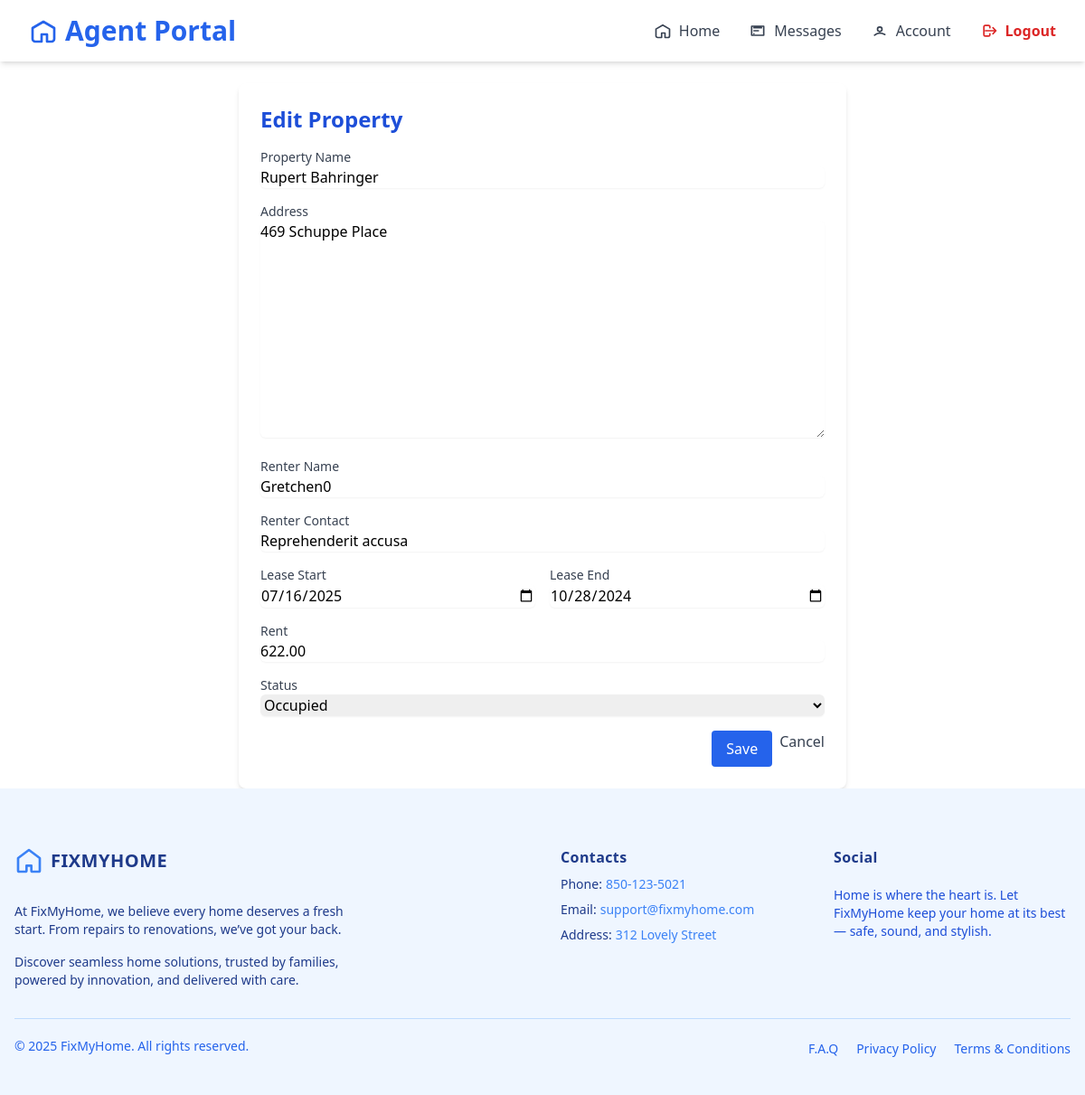
The page /agent/property/3/edit/ on the database as committed earlier.
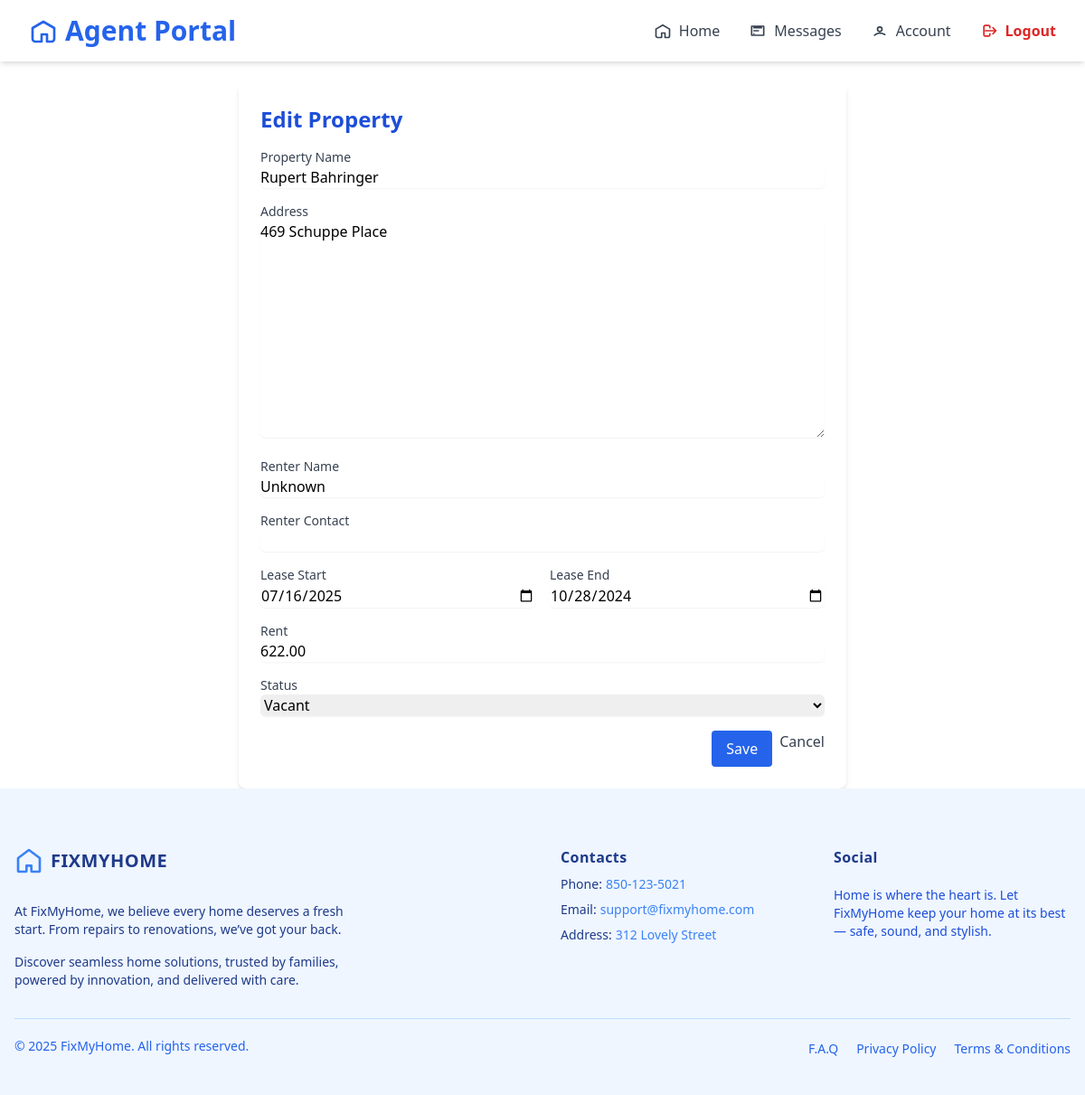
The same page on the database as committed later.
### agent/models/propertyAgent.py (models this page shows, shortened)
class Property(models.Model):
    renter = models.ForeignKey(Renter, on_delete=models.SET_NULL, related_name='rent_property', null=True, blank=True)
    agent = models.ForeignKey(AgentRegister, on_delete=models.CASCADE, null=False, related_name='own_properties')
    name = models.CharField(max_length=100, blank=True, null=True)
    floor_count = models.PositiveIntegerField(blank=True, null=True)
    state = models.CharField(max_length=100, blank=True, null=True)
    city = models.CharField(max_length=100, blank=True, null=True)
    address = models.TextField(blank=True, null=True)
    renter_name = models.CharField(max_length=100, blank=True, null=True)
    renter_contact = models.CharField(max_length=20, blank=True, null=True)
    rent = models.DecimalField(max_digits=10, decimal_places=2, blank=True, null=True)
    postal_code = models.CharField(max_length=20, blank=True, null=True)
    created_at = models.DateTimeField(auto_now_add=True, blank=True, null=True)
    updated_at = models.DateTimeField(auto_now=True, blank=True, null=True)
    property_photo = models.ImageField(upload_to='property_photos/', blank=True, null=True)
    condition_report = models.ImageField(upload_to='condition_reports/', blank=True, null=True)
    lease_start = models.DateField()
    lease_end = models.DateField()
    STATUS_CHOICES = [
        ('occupied', 'Occupied'),
        ('vacant', 'Vacant'),
    ]
    status = models.CharField(max_length=10, choices=STATUS_CHOICES, default='vacant')

### agent/views.py (the view)
# urls.py: path('property/<int:pk>/edit/', views.PropertyUpdateView.as_view(), name='property_edit'),
class PropertyUpdateView(UpdateView):
    model = Property
    form_class = AgentCreatePropertyForm
    template_name = 'components/home/property_form.html'
    success_url = reverse_lazy('home_agent')
    def get_initial(self):
        initial = super().get_initial()
        property = self.get_object()
        if not property.renter_name:
            initial['renter_name'] = "Unknown"
        return initial

### agent/forms.py
class AgentCreatePropertyForm(forms.ModelForm):
    class Meta:
        model = Property
        exclude = ['agent']
        widgets = {
            'lease_start': forms.DateInput(attrs={
                'type': 'date',
            }),
            'lease_end': forms.DateInput(attrs={
                'type': 'date',
            }),
        }

### agent/templates/components/home/property_form.html (shortened to what this page needs)
{% extends "baseAgent.html" %}
{% load widget_tweaks %}
{% block content %}
{% include 'components/home/navigatorBaseAgent.html' %}
<div class="max-w-2xl mx-auto p-6 bg-white shadow-md rounded-lg mt-6">
    <h2 class="text-2xl font-semibold text-blue-700 mb-4">
        {% if form.instance.pk %}Edit Property{% else %}Create Property{% endif %}
    </h2>
    <form method="POST" class="space-y-4">
        <div>
            <label class="block text-sm font-medium text-gray-700">Property Name</label>
            {{ form.name|add_class:"w-full border-gray-300 rounded-md shadow-sm" }}
        </div>
        <div>
            <label class="block text-sm font-medium text-gray-700">Address</label>
            {{ form.address|add_class:"w-full border-gray-300 rounded-md shadow-sm" }}
        </div>
        <div>
            <label class="block text-sm font-medium text-gray-700">Renter Name</label>
            {{ form.renter_name|add_class:"w-full border-gray-300 rounded-md shadow-sm" }}
        </div>
        <div>
            <label class="block text-sm font-medium text-gray-700">Renter Contact</label>
            {{ form.renter_contact|add_class:"w-full border-gray-300 rounded-md shadow-sm" }}
        </div>
        <div class="flex gap-4">
        <div class="w-1/2">
            <label class="block text-sm font-medium text-gray-700">Lease Start</label>
            {{ form.lease_start|add_class:"w-full border-gray-300 rounded-md shadow-sm" }}
        </div>
        <div class="w-1/2">
            <label class="block text-sm font-medium text-gray-700">Lease End</label>
            {{ form.lease_end|add_class:"w-full border-gray-300 rounded-md shadow-sm" }}
        </div>
        </div>
        <div>
            <label class="block text-sm font-medium text-gray-700">Rent</label>
            {{ form.rent|add_class:"w-full border-gray-300 rounded-md shadow-sm" }}
        </div>
        <div>
            <label class="block text-sm font-medium text-gray-700">Status</label>
            {{ form.status|add_class:"w-full border-gray-300 rounded-md shadow-sm" }}
        </div>
        <div class="flex justify-end">
            <button type="submit" class="bg-blue-600 text-white px-4 py-2 rounded hover:bg-blue-700">Save</button>
            <a href="javascript:history.back()" class="ml-2 text-gray-700 hover:underline">Cancel</a>
        </div>
    </form>
</div>
{% include 'components/footerAgent.html' %}
{% endblock %}

Rows that differ between the two databases and show on the page:
changed Property "Rupert Bahringer": renter_name "Gretchen0" → "Unknown"; renter_contact "Reprehenderit accusa" → (not shown); status "Occupied" → "Vacant"
